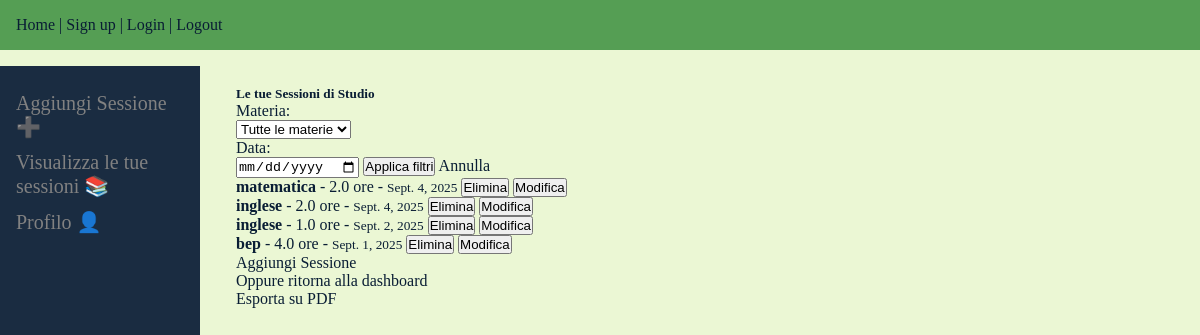
The page /study/sessions/ (signed in) on the database as committed earlier.
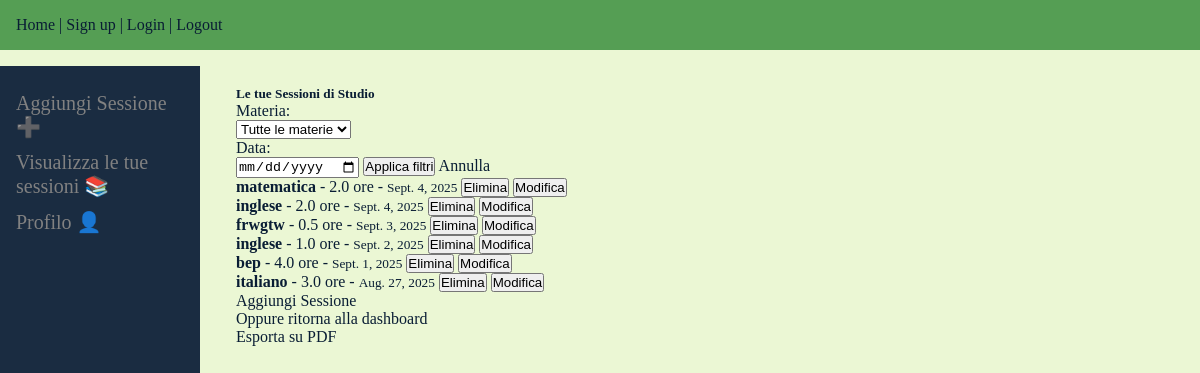
The same page on the database as committed later.
### study/models.py (models this page shows, shortened)
class StudySession(models.Model):
    user = models.ForeignKey(User, on_delete=models.CASCADE, related_name="study_sessions")
    subject = models.ForeignKey(Subject, on_delete=models.CASCADE,)
    duration = models.DecimalField(max_digits=4, decimal_places=1)
    date = models.DateField()
    notes = models.TextField(max_length=100)
    class Meta:
        ordering= ['-date']

class Subject(models.Model):
    name = models.CharField(max_length=50, unique=True)
    created_at=models.DateTimeField(auto_now_add=True)
    created_by = models.ForeignKey(User, on_delete=models.SET_NULL, null=True, blank=True)
    class Meta:
        ordering = ['name']
    def __str__(self):
        return f"{self.name}"

### study/views.py (the view)
# urls.py: path('sessions/', views.study_session_list, name='session_list'),
@login_required
def study_session_list(request):
    user_sessions = filter_sessions(request.user, request.GET)
    context = {
        'sessions' : user_sessions,
        'subjects' : Subject.objects.filter(created_by=request.user)
    }
    return render(request, 'study/session_list.html', context)

### study/views.py (called while the page is built)
def filter_sessions(user, req):
    user_sessions = StudySession.objects.filter(user=user)
    if req.get('subjects'):
        user_sessions=user_sessions.filter(subject_id=req['subjects'])
    if req.get('date'):
        user_sessions=user_sessions.filter(date=req['date'])
    return user_sessions

### study/templates/study/session_list.html (shortened to what this page needs)
{% extends 'dashboard.html' %}
{% block dashboard_page %}
<div class="dashboard-main">
    <h5>Le tue Sessioni di Studio</h5>
    <form method="GET" action="{% url 'study:session_list'%}" class="filtri">
        <p> Materia: </p>
        <select name="subjects">
            <option value=""> Tutte le materie</option>
        </select>
        <p>Data: </p>
        <input type="date" name="date" value="{{request.GET.data}}">
        <button type="submit"> Applica filtri</button>
        <a href="{% url 'study:session_list' %}">Annulla</a>
    </form>
        {% if sessions %}
            <div class="list-group">
                {% for session in sessions %}
                    <div class="session">
                        <strong>{{ session.subject }}</strong> -
                        {{ session.duration }} ore -
                        <small >{{ session.date }}</small>
                         <form method="post" action="{% url 'study:delete_session' session.pk %}" style="display:inline;">
                        <button type="submit">Elimina</button>
                        </form>
                        <form method="post" action="{% url 'study:edit_session' session.pk %}" style="display:inline;">
                        <button type="submit">Modifica</button>
                        </form>
                    </div>
                {% endfor %}
            </div>
        {% else %}
            <p>Non hai ancora registrato sessioni di studio. Inizia ora!</p>
        {% endif %}
   <div>
    <a href="{% url 'study:add_session' %}"> Aggiungi Sessione  </a>
   </div>
   <div>
    <a href="{% url 'users:dashboard' %}"> Oppure ritorna alla dashboard </a>
   </div>
   <div>
    <a href="{% url 'study:export_list' %}?subjects={{request.GET.subjects}}&date={{request.GET.date}}"> Esporta su PDF </a>
   </div>
</div>
{% endblock %}

Rows that differ between the two databases and show on the page:
added StudySession: subject "frwgtw", duration "0.5", date "Sept. 3, 2025"
added StudySession: subject "italiano", duration "3.0", date "Aug. 27, 2025"
